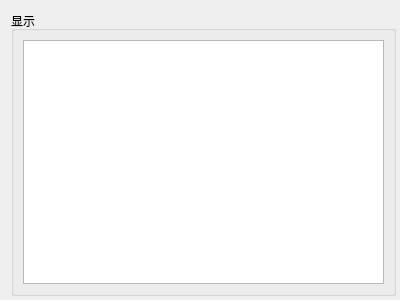
<?xml version="1.0" encoding="UTF-8"?>
<ui version="4.0">
 <class>WidgetTextDisplay</class>
 <widget class="QWidget" name="WidgetTextDisplay">
  <property name="geometry">
   <rect>
    <x>0</x>
    <y>0</y>
    <width>400</width>
    <height>300</height>
   </rect>
  </property>
  <property name="windowTitle">
   <string>Form</string>
  </property>
  <layout class="QHBoxLayout" name="horizontalLayout_2">
   <property name="rightMargin">
    <number>4</number>
   </property>
   <property name="bottomMargin">
    <number>4</number>
   </property>
   <item>
    <layout class="QHBoxLayout" name="horizontalLayout">
     <item>
      <widget class="QGroupBox" name="groupBox">
       <property name="title">
        <string>显示</string>
       </property>
       <layout class="QHBoxLayout" name="horizontalLayout_4">
        <item>
         <layout class="QHBoxLayout" name="horizontalLayout_3">
          <item>
           <widget class="QTextBrowser" name="textBrowser"/>
          </item>
         </layout>
        </item>
       </layout>
      </widget>
     </item>
    </layout>
   </item>
  </layout>
 </widget>
 <resources/>
 <connections/>
</ui>
